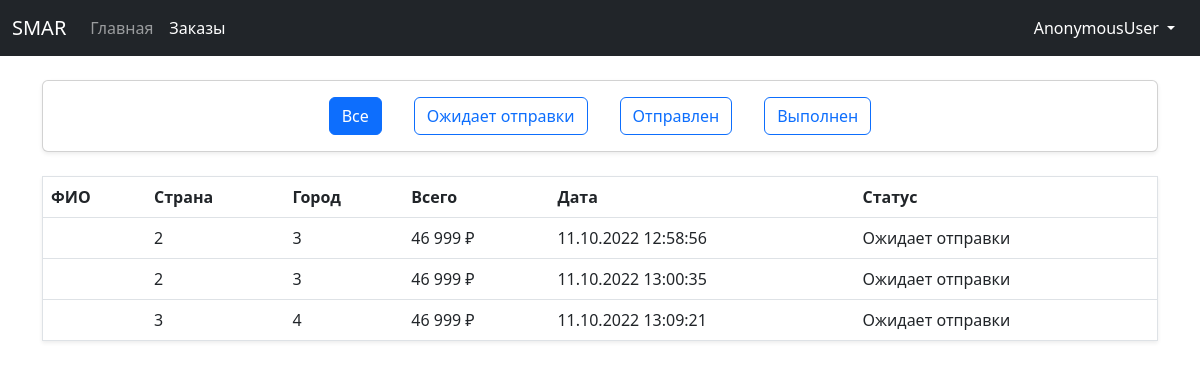
The page /dashboard/orders/ on the database as committed earlier.
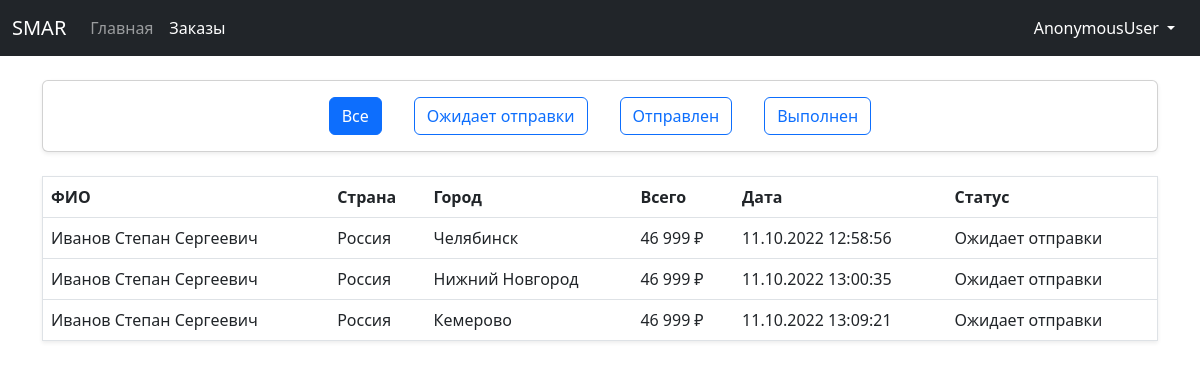
The same page on the database as committed later.
### store/models.py (models this page shows, shortened)
class ShippingAddress(models.Model):
    customer = models.ForeignKey(CustomUser, on_delete=models.SET_NULL, null=True)
    order = models.ForeignKey(Order, on_delete=models.SET_NULL, null=True, related_name="shippingaddress")
    address = models.CharField(max_length=200)
    city = models.CharField(max_length=200)
    country = models.CharField(max_length=200)
    postcode = models.CharField(max_length=200)
    date_added = models.DateTimeField(auto_now_add=True)

class Order(models.Model):
    ORDER_STATUSES = [
        (False, 'Не оформлен'),
        ('1', 'Ожидает отправки'),
        ('2', 'Отправлен'),
        ('3', 'Выполнен'),
    ]
    customer = models.ForeignKey(CustomUser, on_delete=models.SET_NULL, null=True)
    date_ordered = models.DateTimeField(auto_now_add=True)
    status = models.CharField(max_length=16, choices=ORDER_STATUSES, default=False)
    transaction_id = models.CharField(max_length=200)
    @property
    def get_total_order_price(self):
        order_items = self.orderitem_set.all()
        total_price = sum(item.get_total_items_price for item in order_items)
        return total_price

class OrderItem(models.Model):
    product = models.ForeignKey(Product, on_delete=models.SET_NULL, null=True)
    order = models.ForeignKey(Order, on_delete=models.SET_NULL, null=True)
    quantity = models.SmallIntegerField(default=0)
    date_added = models.DateTimeField(auto_now_add=True)
    @property
    def get_total_items_price(self):
        total_price = self.product.price * self.quantity
        return total_price

class Product(models.Model):
    name = models.CharField(max_length=44)
    price = models.DecimalField(max_digits=9, decimal_places=2)
    image = models.ImageField()

### authentication/models.py (models this page shows)
class CustomUser(AbstractUser):
    email = models.EmailField(_('email address'), unique=True)
    fio = models.CharField(_('ФИО'), max_length=200)
    USERNAME_FIELD = 'email'
    REQUIRED_FIELDS = []

### sales_dashboard/views.py (the view)
# urls.py: path('orders/', views.orders, name='orders'),
def orders(request):
    shippingaddresses = ShippingAddress.objects.all()
    context = {
        'shippingaddresses': shippingaddresses,
    }
    return render(request, 'sales_dashboard/orders.html', context)

### store/templatetags/custom_tags.py (called while the page is built)
@register.filter(name='email_username')
def email_username(value):
  return str(value).split('@')[0]

### sales_dashboard/templates/sales_dashboard/orders.html (shortened to what this page needs)
{% extends 'sales_dashboard/base.html' %}
{% block active-orders %}active{% endblock %}
{% block content %}
<div class="my-4">
    <div class="card shadow-sm mb-4">
        <div class="d-flex justify-content-center align-items-center">
            <button class="btn btn-primary m-3">Все</button>
            <button class="btn btn-outline-primary m-3">Ожидает отправки</button>
            <button class="btn btn-outline-primary m-3">Отправлен</button>
            <button class="btn btn-outline-primary m-3">Выполнен</button>
        </div>
    </div>
    <table class="table table-hover shadow-sm border">
        <thead>
            <tr>
                <th scope="col">ФИО</th>
                <th scope="col">Страна</th>
                <th scope="col">Город</th>
                <th scope="col">Всего</th>
                <th scope="col">Дата</th>
                <th scope="col">Статус</th>
            </tr>
        </thead>
        <tbody>
            {% for shippingaddress in shippingaddresses %}
            <tr>
                <td>{{ shippingaddress.order.customer.fio }}</td>
                <td>{{ shippingaddress.country }}</td>
                <td>{{ shippingaddress.city }}</td>
                <td>{{ shippingaddress.order.get_total_order_price|floatformat:"-2g" }}<span class="ms-1">₽</span></td>
                <td>{{ shippingaddress.order.date_ordered|date:"d.m.Y G:i:s" }}</td>
                <td>{{ shippingaddress.order.get_status_display }}</td>
            </tr>
            {% endfor %}
        </tbody>
    </table>
</div>
{% endblock %}

Rows that differ between the two databases and show on the page:
changed ShippingAddress: order.customer.fio (not shown) → "Иванов Степан Сергеевич"; country "2" → "Россия"; city "3" → "Челябинск"
changed ShippingAddress: order.customer.fio (not shown) → "Иванов Степан Сергеевич"; country "2" → "Россия"; city "3" → "Нижний Новгород"
changed ShippingAddress: order.customer.fio (not shown) → "Иванов Степан Сергеевич"; country "3" → "Россия"; city "4" → "Кемерово"
